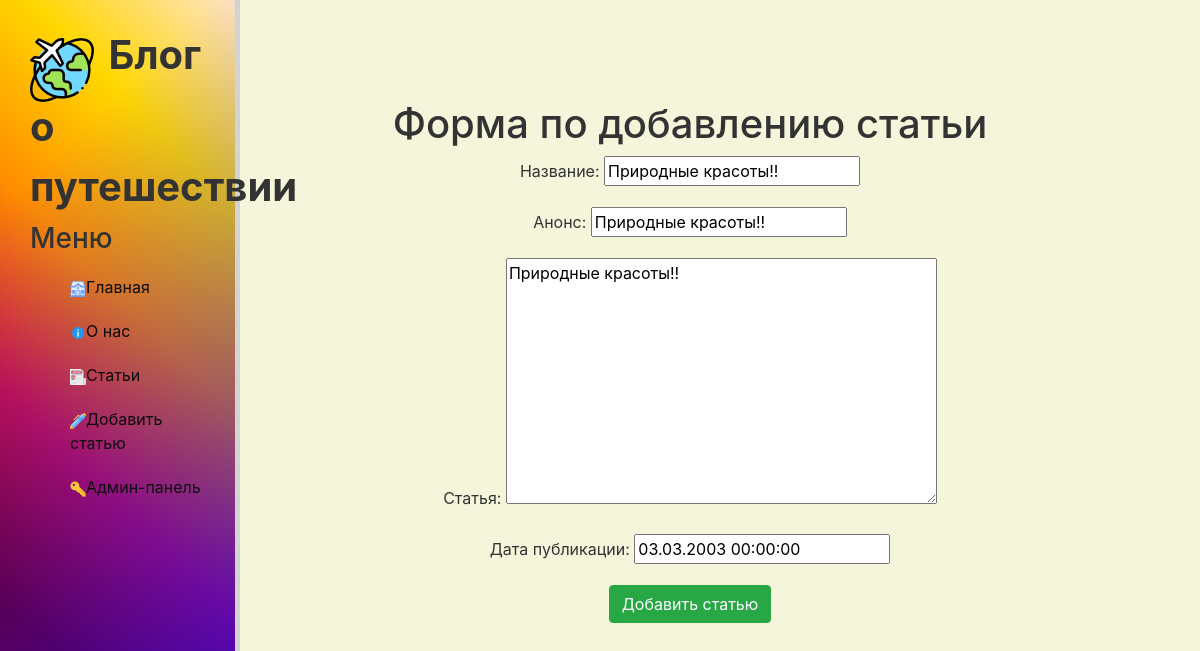
The page /news/6/update on the database its author committed.
### news/models.py (models this page shows, shortened)
class Artiles(models.Model):
    title = models.CharField('Название', max_length=50)
    anons = models.CharField('Анонс', max_length=250)
    full_text = models.TextField('Статья')
    date = models.DateTimeField('Дата публикации')
    class Meta:
        verbose_name = "Статья"
        verbose_name_plural = "Статьи"

### news/views.py (the view)
# urls.py: path('<int:pk>/update', views.PostUpdateView.as_view(), name='post_update_view'),
class PostUpdateView(UpdateView):
    model = Artiles
    template_name = 'news/write_article.html'
    form_class = ArtilesForm

### news/forms.py
class ArtilesForm(ModelForm):
    class Meta:
        model = Artiles
        fields = ['title', 'anons', 'full_text', 'date']

### news/templates/news/write_article.html (shortened to what this page needs)
{% extends 'main/base.html' %}
{% block content %}
<div class="features">
    <h1>Форма по добавлению статьи</h1>
    <form method="post">
        {{ form.as_p }}
        <button class="btn btn-success" type="submit">Добавить статью</button>
    </form>
</div>
{% endblock %}

### main/static/main/css/main.css (style rules this page uses)
body { background-color: #f5f5dc; }

### rows shown on the page
Artiles: title "Природные красоты!!", anons "Природные красоты!!", full_text "Природные красоты!!", date "03.03.2003 00:00:00"
